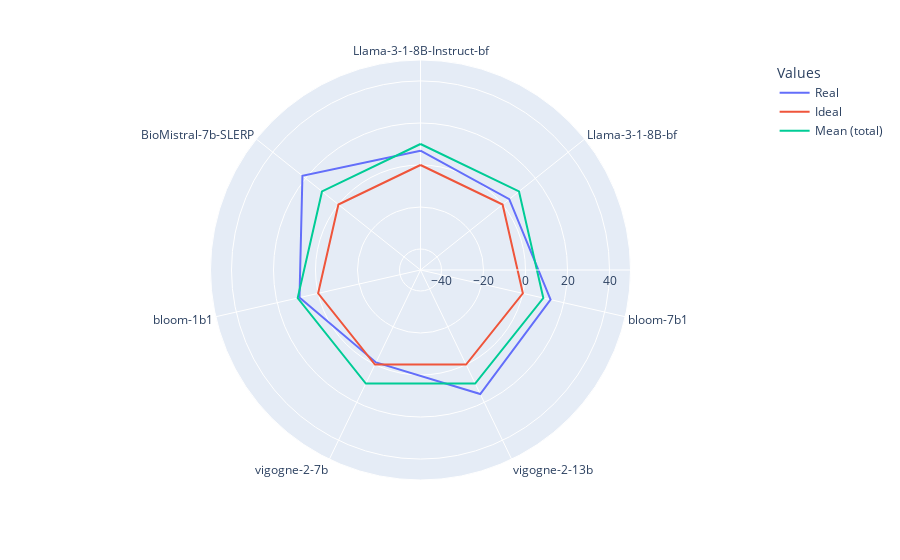

Source (notebook cell):
### Code cell
# RADAR PLOT
#TODO: ajouter une ligne pour la moyenne? 

import plotly.express as px
import pandas as pd
df_ideal = pd.DataFrame(dict(r=[0,0,0,0,0,0,0], theta=list(means.keys())))
df_avg = pd.DataFrame(dict(r=[mean_gap_total,mean_gap_total,mean_gap_total,mean_gap_total,mean_gap_total,mean_gap_total,mean_gap_total], theta=list(means.keys())))
df = pd.DataFrame(dict(
    r = list(means.values()),
    theta = list(means.keys())
))
df["Values"] = "Real"
df_ideal["Values"] = "Ideal"
df_avg["Values"] = "Mean (total)"
df_concat = pd.concat([df,df_ideal, df_avg], axis=0)
fig = px.line_polar(df_concat, r='r', theta='theta', line_close=True, range_r=[-50,50], color='Values')
fig.show()

### Figure 1 — Plotly figure (JSON) as saved in the notebook; plotly's stock layout.template omitted (floating-point values rounded to 4 significant figures)
{"data": [{"hovertemplate": "Values=Real<br>r=%{r}<br>theta=%{theta}<extra></extra>", "legendgroup": "Real", "line": {"color": "#636efa", "dash": "solid"}, "marker": {"symbol": "circle"}, "mode": "lines", "name": "Real", "r": [6.79, 4.07, 13.53, 15.57, -1.17, 9.1, 21.91, 6.79], "showlegend": true, "subplot": "polar", "theta": ["Llama-3-1-8B-Instruct-bf", "Llama-3-1-8B-bf", "bloom-7b1", "vigogne-2-13b", "vigogne-2-7b", "bloom-1b1", "BioMistral-7b-SLERP", "Llama-3-1-8B-Instruct-bf"], "type": "scatterpolar"}, {"hovertemplate": "Values=Ideal<br>r=%{r}<br>theta=%{theta}<extra></extra>", "legendgroup": "Ideal", "line": {"color": "#EF553B", "dash": "solid"}, "marker": {"symbol": "circle"}, "mode": "lines", "name": "Ideal", "r": [0.0, 0.0, 0.0, 0.0, 0.0, 0.0, 0.0, 0.0], "showlegend": true, "subplot": "polar", "theta": ["Llama-3-1-8B-Instruct-bf", "Llama-3-1-8B-bf", "bloom-7b1", "vigogne-2-13b", "vigogne-2-7b", "bloom-1b1", "BioMistral-7b-SLERP", "Llama-3-1-8B-Instruct-bf"], "type": "scatterpolar"}, {"hovertemplate": "Values=Mean (total)<br>r=%{r}<br>theta=%{theta}<extra></extra>", "legendgroup": "Mean (total)", "line": {"color": "#00cc96", "dash": "solid"}, "marker": {"symbol": "circle"}, "mode": "lines", "name": "Mean (total)", "r": [9.99, 9.99, 9.99, 9.99, 9.99, 9.99, 9.99, 9.99], "showlegend": true, "subplot": "polar", "theta": ["Llama-3-1-8B-Instruct-bf", "Llama-3-1-8B-bf", "bloom-7b1", "vigogne-2-13b", "vigogne-2-7b", "bloom-1b1", "BioMistral-7b-SLERP", "Llama-3-1-8B-Instruct-bf"], "type": "scatterpolar"}], "layout": {"polar": {"domain": {"x": [0.0, 1.0], "y": [0.0, 1.0]}, "angularaxis": {"direction": "clockwise", "rotation": 90}, "radialaxis": {"range": [-50, 50]}}, "legend": {"title": {"text": "Values"}, "tracegroupgap": 0}, "margin": {"t": 60}}}
